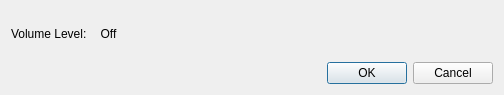
<?xml version="1.0" encoding="UTF-8"?>
<ui version="4.0">
 <class>DynamicDialog</class>
 <widget class="QDialog" name="DynamicDialog">
  <property name="geometry">
   <rect>
    <x>0</x>
    <y>0</y>
    <width>504</width>
    <height>95</height>
   </rect>
  </property>
  <property name="windowTitle">
   <string>Dynamic</string>
  </property>
  <layout class="QVBoxLayout" name="verticalLayout">
   <item>
    <layout class="QFormLayout" name="formLayout">
     <property name="labelAlignment">
      <set>Qt::AlignLeading|Qt::AlignLeft|Qt::AlignVCenter</set>
     </property>
     <property name="formAlignment">
      <set>Qt::AlignLeading|Qt::AlignLeft|Qt::AlignVCenter</set>
     </property>
     <item row="0" column="0">
      <widget class="QLabel" name="volumeLevelLabel">
       <property name="sizePolicy">
        <sizepolicy hsizetype="Preferred" vsizetype="Expanding">
         <horstretch>0</horstretch>
         <verstretch>0</verstretch>
        </sizepolicy>
       </property>
       <property name="text">
        <string>Volume Level:</string>
       </property>
      </widget>
     </item>
     <item row="0" column="1">
      <layout class="QHBoxLayout" name="volumeLevelsLayout">
       <property name="spacing">
        <number>5</number>
       </property>
       <item>
        <widget class="QToolButton" name="volumeOffButton">
         <property name="sizePolicy">
          <sizepolicy hsizetype="Fixed" vsizetype="Expanding">
           <horstretch>0</horstretch>
           <verstretch>0</verstretch>
          </sizepolicy>
         </property>
         <property name="autoFillBackground">
          <bool>false</bool>
         </property>
         <property name="text">
          <string>Off</string>
         </property>
         <property name="checkable">
          <bool>true</bool>
         </property>
         <property name="popupMode">
          <enum>QToolButton::InstantPopup</enum>
         </property>
         <property name="toolButtonStyle">
          <enum>Qt::ToolButtonTextOnly</enum>
         </property>
         <property name="autoRaise">
          <bool>true</bool>
         </property>
         <property name="arrowType">
          <enum>Qt::NoArrow</enum>
         </property>
        </widget>
       </item>
       <item>
        <widget class="QToolButton" name="pppButton">
         <property name="text">
          <string/>
         </property>
         <property name="icon">
          <iconset resource="../build/resources.qrc">
           <normaloff>:/images/dynamic_ppp.png</normaloff>:/images/dynamic_ppp.png</iconset>
         </property>
         <property name="iconSize">
          <size>
           <width>32</width>
           <height>32</height>
          </size>
         </property>
         <property name="checkable">
          <bool>true</bool>
         </property>
         <property name="autoRaise">
          <bool>true</bool>
         </property>
        </widget>
       </item>
       <item>
        <widget class="QToolButton" name="ppButton">
         <property name="text">
          <string/>
         </property>
         <property name="icon">
          <iconset resource="../build/resources.qrc">
           <normaloff>:/images/dynamic_pp.png</normaloff>:/images/dynamic_pp.png</iconset>
         </property>
         <property name="iconSize">
          <size>
           <width>32</width>
           <height>32</height>
          </size>
         </property>
         <property name="checkable">
          <bool>true</bool>
         </property>
         <property name="autoRaise">
          <bool>true</bool>
         </property>
        </widget>
       </item>
       <item>
        <widget class="QToolButton" name="pButton">
         <property name="text">
          <string/>
         </property>
         <property name="icon">
          <iconset resource="../build/resources.qrc">
           <normaloff>:/images/dynamic_p.png</normaloff>:/images/dynamic_p.png</iconset>
         </property>
         <property name="iconSize">
          <size>
           <width>32</width>
           <height>32</height>
          </size>
         </property>
         <property name="checkable">
          <bool>true</bool>
         </property>
         <property name="autoRaise">
          <bool>true</bool>
         </property>
        </widget>
       </item>
       <item>
        <widget class="QToolButton" name="mpButton">
         <property name="text">
          <string/>
         </property>
         <property name="icon">
          <iconset resource="../build/resources.qrc">
           <normaloff>:/images/dynamic_mp.png</normaloff>:/images/dynamic_mp.png</iconset>
         </property>
         <property name="iconSize">
          <size>
           <width>32</width>
           <height>32</height>
          </size>
         </property>
         <property name="checkable">
          <bool>true</bool>
         </property>
         <property name="autoRaise">
          <bool>true</bool>
         </property>
        </widget>
       </item>
       <item>
        <widget class="QToolButton" name="mfButton">
         <property name="text">
          <string/>
         </property>
         <property name="icon">
          <iconset resource="../build/resources.qrc">
           <normaloff>:/images/dynamic_mf.png</normaloff>:/images/dynamic_mf.png</iconset>
         </property>
         <property name="iconSize">
          <size>
           <width>32</width>
           <height>32</height>
          </size>
         </property>
         <property name="checkable">
          <bool>true</bool>
         </property>
         <property name="autoRaise">
          <bool>true</bool>
         </property>
        </widget>
       </item>
       <item>
        <widget class="QToolButton" name="fButton">
         <property name="text">
          <string/>
         </property>
         <property name="icon">
          <iconset resource="../build/resources.qrc">
           <normaloff>:/images/dynamic_f.png</normaloff>:/images/dynamic_f.png</iconset>
         </property>
         <property name="iconSize">
          <size>
           <width>32</width>
           <height>32</height>
          </size>
         </property>
         <property name="checkable">
          <bool>true</bool>
         </property>
         <property name="autoRaise">
          <bool>true</bool>
         </property>
        </widget>
       </item>
       <item>
        <widget class="QToolButton" name="ffButton">
         <property name="text">
          <string/>
         </property>
         <property name="icon">
          <iconset resource="../build/resources.qrc">
           <normaloff>:/images/dynamic_ff.png</normaloff>:/images/dynamic_ff.png</iconset>
         </property>
         <property name="iconSize">
          <size>
           <width>32</width>
           <height>32</height>
          </size>
         </property>
         <property name="checkable">
          <bool>true</bool>
         </property>
         <property name="autoRaise">
          <bool>true</bool>
         </property>
        </widget>
       </item>
       <item>
        <widget class="QToolButton" name="fffButton">
         <property name="text">
          <string/>
         </property>
         <property name="icon">
          <iconset resource="../build/resources.qrc">
           <normaloff>:/images/dynamic_fff.png</normaloff>:/images/dynamic_fff.png</iconset>
         </property>
         <property name="iconSize">
          <size>
           <width>32</width>
           <height>32</height>
          </size>
         </property>
         <property name="checkable">
          <bool>true</bool>
         </property>
         <property name="autoRaise">
          <bool>true</bool>
         </property>
        </widget>
       </item>
      </layout>
     </item>
    </layout>
   </item>
   <item>
    <widget class="QDialogButtonBox" name="buttonBox">
     <property name="orientation">
      <enum>Qt::Horizontal</enum>
     </property>
     <property name="standardButtons">
      <set>QDialogButtonBox::Cancel|QDialogButtonBox::Ok</set>
     </property>
    </widget>
   </item>
  </layout>
 </widget>
 <resources>
  <include location="../build/resources.qrc"/>
 </resources>
 <connections>
  <connection>
   <sender>buttonBox</sender>
   <signal>accepted()</signal>
   <receiver>DynamicDialog</receiver>
   <slot>accept()</slot>
   <hints>
    <hint type="sourcelabel">
     <x>248</x>
     <y>254</y>
    </hint>
    <hint type="destinationlabel">
     <x>157</x>
     <y>274</y>
    </hint>
   </hints>
  </connection>
  <connection>
   <sender>buttonBox</sender>
   <signal>rejected()</signal>
   <receiver>DynamicDialog</receiver>
   <slot>reject()</slot>
   <hints>
    <hint type="sourcelabel">
     <x>316</x>
     <y>260</y>
    </hint>
    <hint type="destinationlabel">
     <x>286</x>
     <y>274</y>
    </hint>
   </hints>
  </connection>
 </connections>
</ui>
